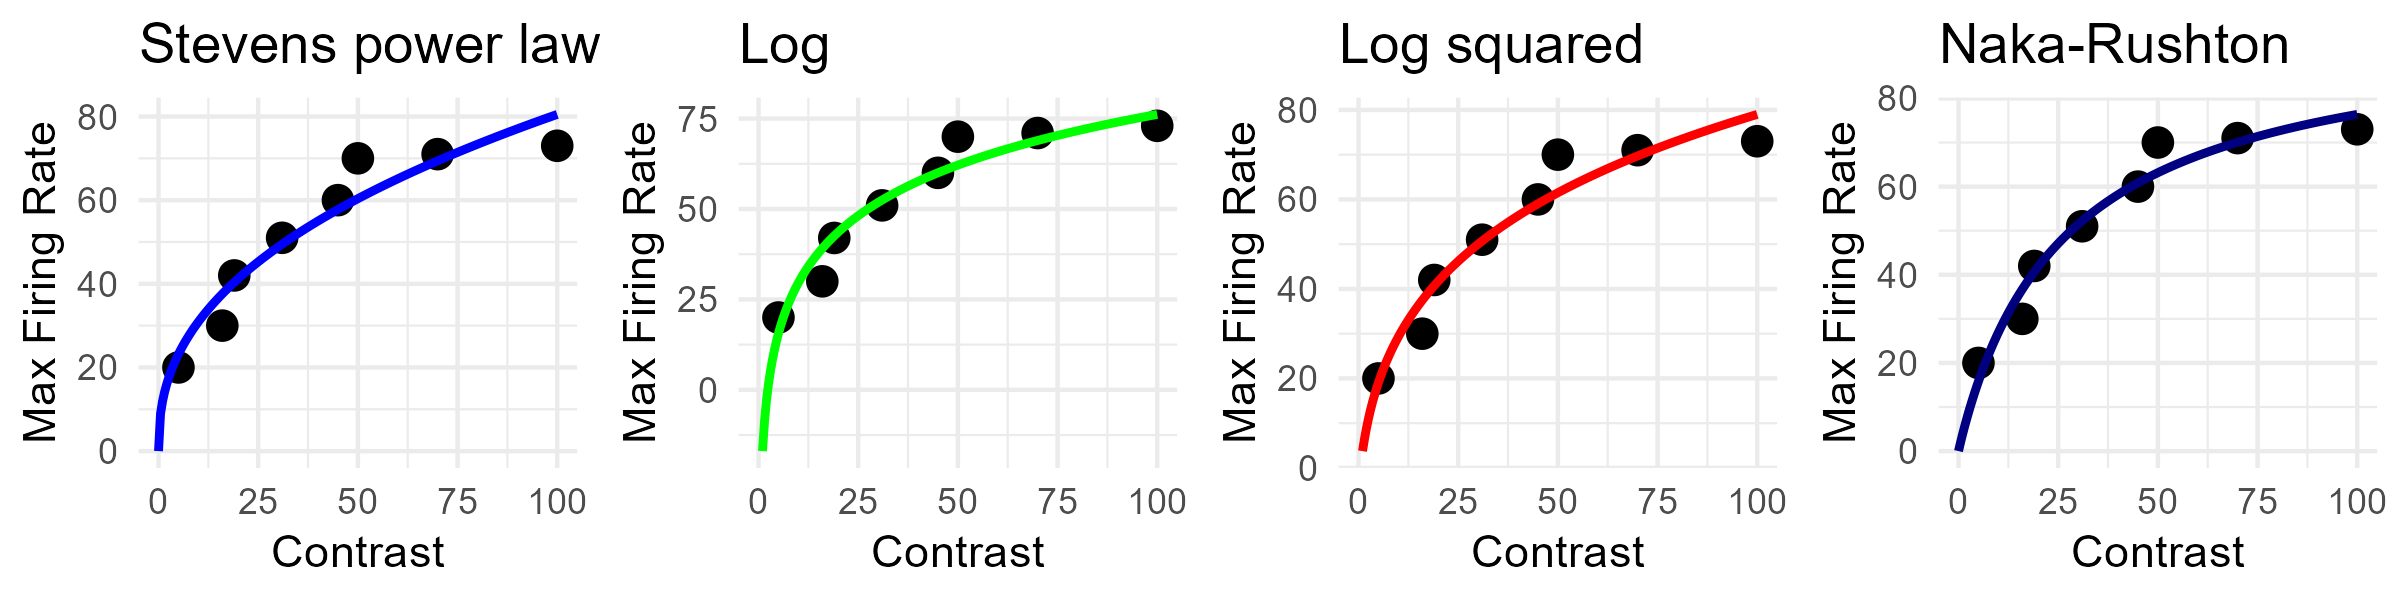

Source code (R):
library(tidyverse)

df_liu <- data.frame(max_firing = c(20, 30, 42, 51, 60, 70, 71,  73),
                     contrast   = c( 5, 16, 19, 31, 45, 50, 70, 100))

# power
fit <- nls(max_firing ~ k * contrast^n, data = df_liu, start = list(k = 1, n = 0.5))
summary(fit)

x_new <- seq(0, 100, length.out = 200)
params <- coef(fit)
y_new <- params["k"] * x_new^params["n"]
df_fit <- data.frame(contrast = x_new, max_firing = y_new)

ggplot(df_liu, aes(x = contrast, y = max_firing)) +
  geom_point(size = 3) +  
  geom_line(data = df_fit, aes(x = contrast, y = max_firing), color = "blue", size = 1) +
  coord_cartesian(xlim = c(0, 100)) +
  theme_minimal() +
  labs(title = "Stevens power law",
       x = "Contrast",
       y = "Max Firing Rate") -> g1

# log
fit_log <- nls(max_firing ~ a * log(contrast) + b,
               data = df_liu,
               start = list(a = 10, b = 0))
summary(fit_log)

x_new <- seq(1, 100, length.out = 200)
params_log <- coef(fit_log)
y_new <- params_log["a"] * log(x_new) + params_log["b"]
df_fit_log <- data.frame(contrast = x_new, max_firing = y_new)

ggplot(df_liu, aes(x = contrast, y = max_firing)) +
  geom_point(size = 3) +
  geom_line(data = df_fit_log, aes(x = contrast, y = max_firing), color = "green", size = 1) +
  coord_cartesian(xlim = c(0, 100)) +
  theme_minimal() +
  labs(title = "Log",
       x = "Contrast",
       y = "Max Firing Rate") -> g2

# log squared
fit_log_squared <- nls(max_firing ~ a * (log(contrast) + b)^2,
               data = df_liu,
               start = list(a = 0.2, b = 0))
summary(fit_log_squared)

x_new <- seq(1, 100, length.out = 200)
params_log <- coef(fit_log_squared)
y_new <- params_log["a"] * (log(x_new) + params_log["b"])^2 
df_fit_log_squared <- data.frame(contrast = x_new, max_firing = y_new)

ggplot(df_liu, aes(x = contrast, y = max_firing)) +
  geom_point(size = 3) +
  geom_line(data = df_fit_log_squared, aes(x = contrast, y = max_firing), color = "red", size = 1) +
  coord_cartesian(xlim = c(0, 100)) +
  theme_minimal() +
  labs(title = "Log squared",
       x = "Contrast",
       y = "Max Firing Rate") -> g3

# Naka-Rushton function
fit_naka <- nls(max_firing ~ Rmax * contrast^n / (contrast^n + C50^n),
                data = df_liu,
                start = list(Rmax = 75, C50 = 25, n = 2))
summary(fit_naka)
x_new <- seq(0, 100, length.out = 200)
params <- coef(fit_naka)
y_new <- params["Rmax"] * x_new^params["n"] / (x_new^params["n"] + params["C50"]^params["n"])
df_fit_naka <- data.frame(contrast = x_new, max_firing = y_new)

ggplot(df_liu, aes(x = contrast, y = max_firing)) +
  geom_point(size = 3) +
  geom_line(data = df_fit_naka, aes(x = contrast, y = max_firing), color = "navy", size = 1) +
  coord_cartesian(xlim = c(0, 100)) +
  theme_minimal() +
  labs(title = "Naka-Rushton",
       x = "Contrast",
       y = "Max Firing Rate") -> g4

g <- cowplot::plot_grid(g1, g2, g3, g4, nrow = 1)
ggsave("liu_2015.png", g, width = 8, height = 2, dpi = 300)
